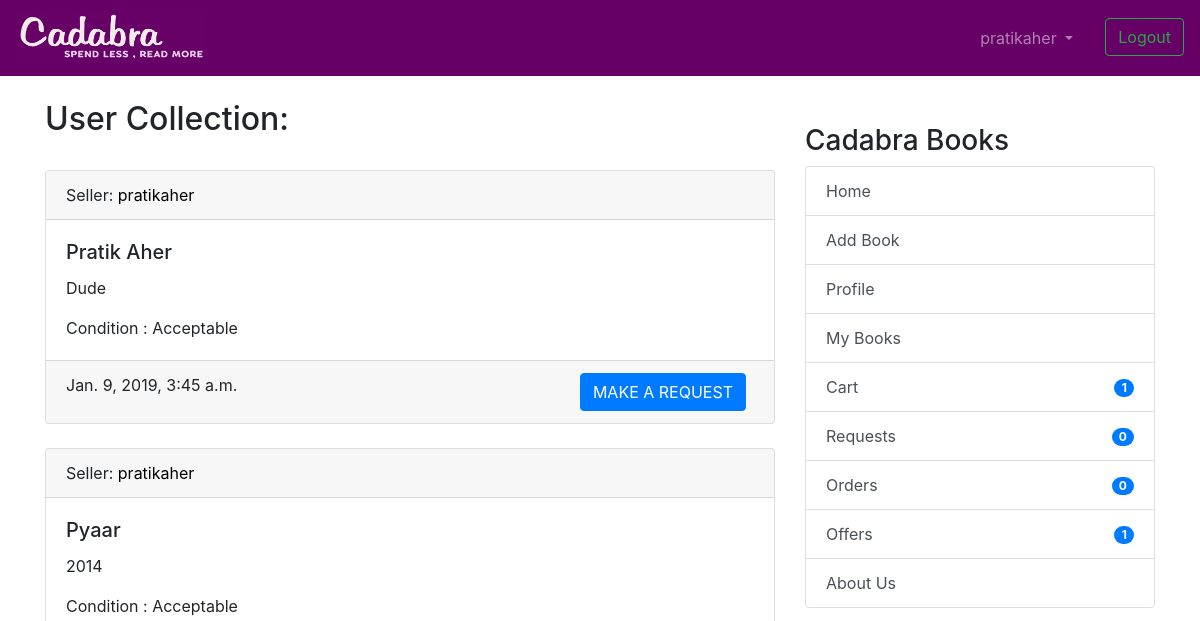
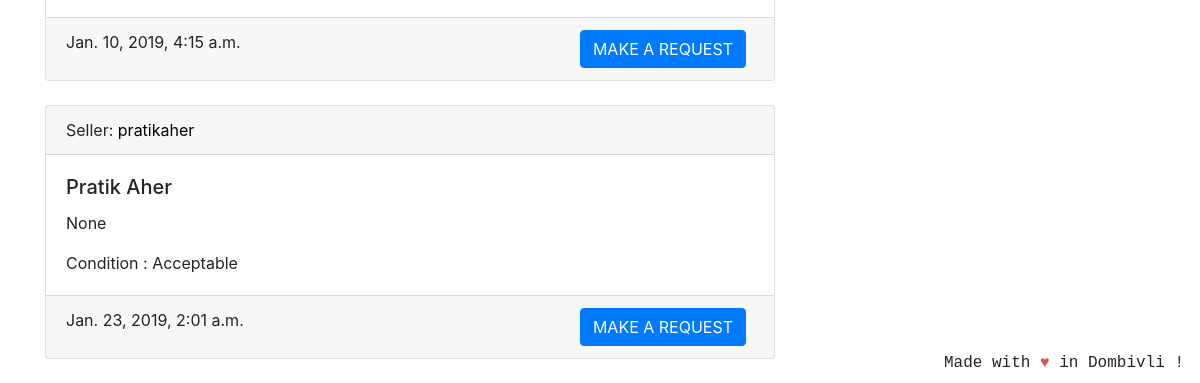
/userbooks/pratikaher (signed in), run on an earlier commit of the app's database (2 pictures, top to bottom).
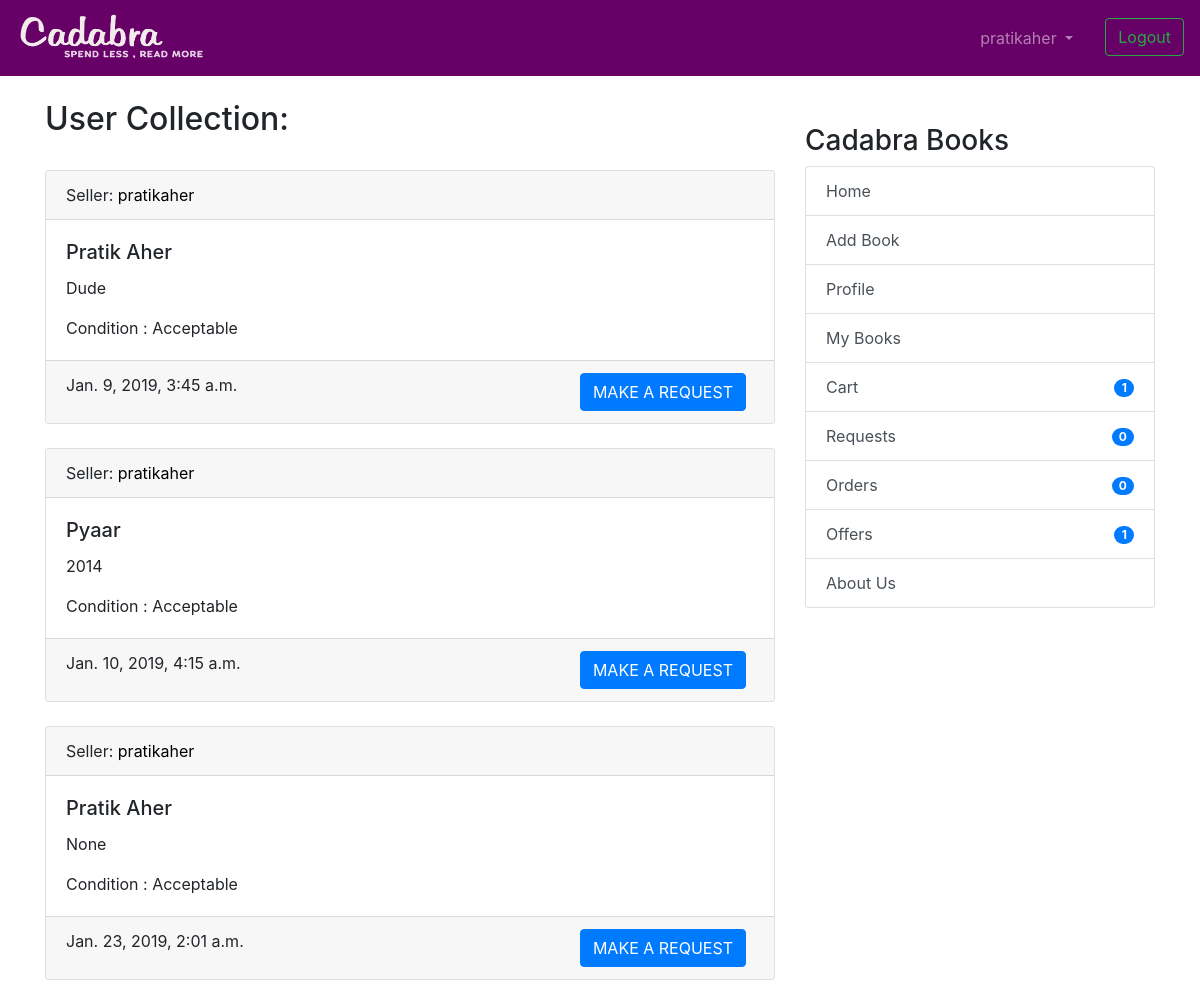
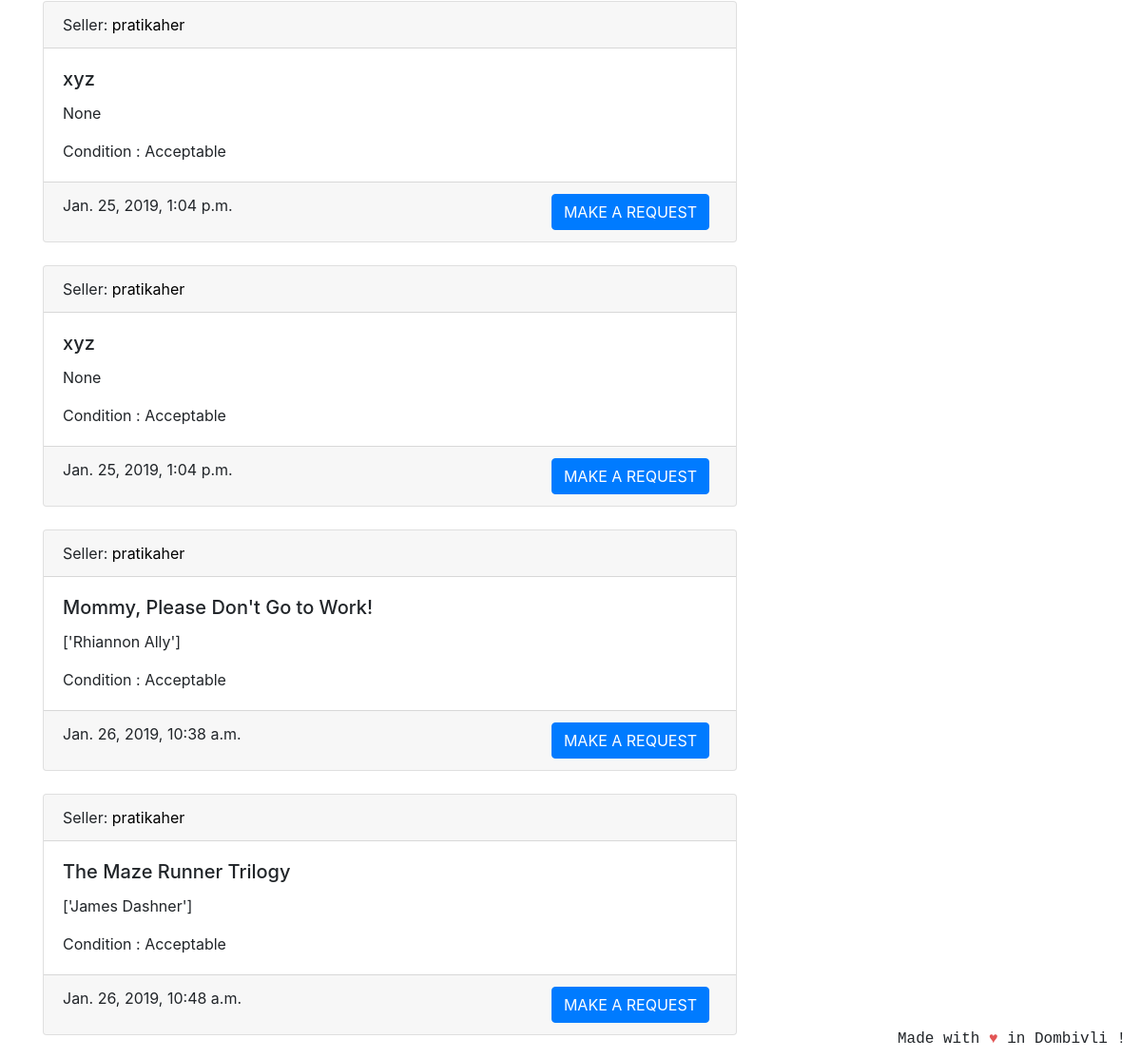
And on a later commit of the database (2 pictures, top to bottom).
### coreapp/models.py (models this page shows, shortened)
class Book(models.Model):
    user = models.ForeignKey(User, on_delete=models.CASCADE, null=True)
    book_name = models.CharField(
        max_length=100, help_text="We only deal with original books with ISBN codes, pirated books will not be accepted.")
    author_name = models.CharField(max_length=100, blank=True, null=True)
    description = models.CharField(max_length=2000, blank=True, null=True)
    image = models.ImageField('Book Image', null=True,
                              blank=True, upload_to="book_images/")
    price = models.IntegerField(
        null=True, blank=True, help_text="We would be deducting 20 rupees from item price for delivery purposes.")
    sell_or_exchange = models.CharField(
        max_length=100, choices=BUY_OR_EXCHANGE, default='Exchange', help_text="By adding items to exchange you can make requests to other users for exchange.")
    condition = models.CharField(
        max_length=100, choices=CONITION_CHOICES, default='Acceptable')
    created_at = models.DateTimeField(auto_now_add=True)
    image_url = models.CharField(max_length=500,blank=True,null=True)
    class Meta:
        verbose_name = 'Book'
        verbose_name_plural = 'Books'

### coreapp/views.py (the view)
# urls.py: path('userbooks/<str:username>', views.UserBookListViewForUser.as_view(),name='userbooksforuser'),
class UserBookListViewForUser(LoginRequiredMixin, generic.ListView):
    model = Book
    template_name = 'collection_user_entries.html'
    context_object_name = 'books'
    ordering = ['-created_at']
    def get_queryset(self):
        user = self.kwargs['username']
        user_profile = get_object_or_404(Profile, user__username=user)
        collection_items = UserCollection.objects.get(
            owner=user_profile)
        return collection_items.books.exclude(id__in=ordered_books).exclude(
            id__in=requester_books).exclude(id__in=offerrer_books)

### nofapapp/context_processors.py (called while the page is built)
def add_variable_to_context(request):
    if request.user.id:
        orderitems = Order.objects.get(owner=request.user.profile)
        return {
            'requestscount': Requests.objects.filter(requester=request.user).count(),
            'offercount' : Requests.objects.filter(offerrer=request.user).count(),
            'orderscount': Transaction.objects.filter(Q(offerrer=request.user) | Q(requester=request.user)).count()+FinalBuyOrder.objects.filter(user=request.user).count(),
            'cartitemscount': orderitems.items.count(),
            'addresscheck': get_object_or_404(ShippingAddress, profile=get_object_or_404(Profile, user=request.user)).address1,
            }
    else:
        return {}

### templates/collection_user_entries.html (shortened to what this page needs)
{% extends 'base.html' %}
{% block content %}
<h2>User Collection:</h2>
<br />
{% if books %}
{% for book in books %}
    <div class="card text-left">
        <div class="card-header">
            Seller: <a href="{% url 'coreapp:userbooksforuser' book.user %}" style="color:black">{{ book.user.username }}</a>
        </div>
        <div class="card-body">
            <div class="d-flex justify-content-between">
                <div>
                    <h5 class="card-title">{{ book.book_name }}</h5>
                    <p class="card-text">{{ book.description }}</p>
                    <p class="card-text">Condition : {{ book.condition }} </p>
                </div>
            </div>
        </div>
        <div class="card-footer text-mutxed">
            {{ book.created_at }}
            {% if book.sell_or_exchange == 'Sell' %}
            <a href="{% url 'cart:add_to_cart' book.id %}" class="btn btn-primary float-right">BUY FOR {{ book.price }}</a>
            {% else %}
            <a href="{% url 'transaction:add_request' book.id %}" class="btn btn-primary mr-2 float-right">MAKE A REQUEST</a>
            {% endif %}
        </div>
    </div>
{% endfor %}
{% else %}
<div class="text-center">
    <h1>No Books Found ! </h1>
</div>
{% endif %}
{% endblock %}

What changed in the data, as far as the page shows it:
added Book: user.username "pratikaher", book_name "xyz", description "None", condition "Acceptable", created_at "Jan. 25, 2019, 1:04 p.m.", sell_or_exchange "MAKE A REQUEST"
added Book: user.username "pratikaher", book_name "xyz", description "None", condition "Acceptable", created_at "Jan. 25, 2019, 1:04 p.m.", sell_or_exchange "MAKE A REQUEST"
added Book: user.username "pratikaher", book_name "Mommy, Please Don't Go to Work!", description "['Rhiannon Ally']", condition "Acceptable", created_at "Jan. 26, 2019, 10:38 a.m.", sell_or_exchange "MAKE A REQUEST"
added Book: user.username "pratikaher", book_name "The Maze Runner Trilogy", description "['James Dashner']", condition "Acceptable", created_at "Jan. 26, 2019, 10:48 a.m.", sell_or_exchange "MAKE A REQUEST"
